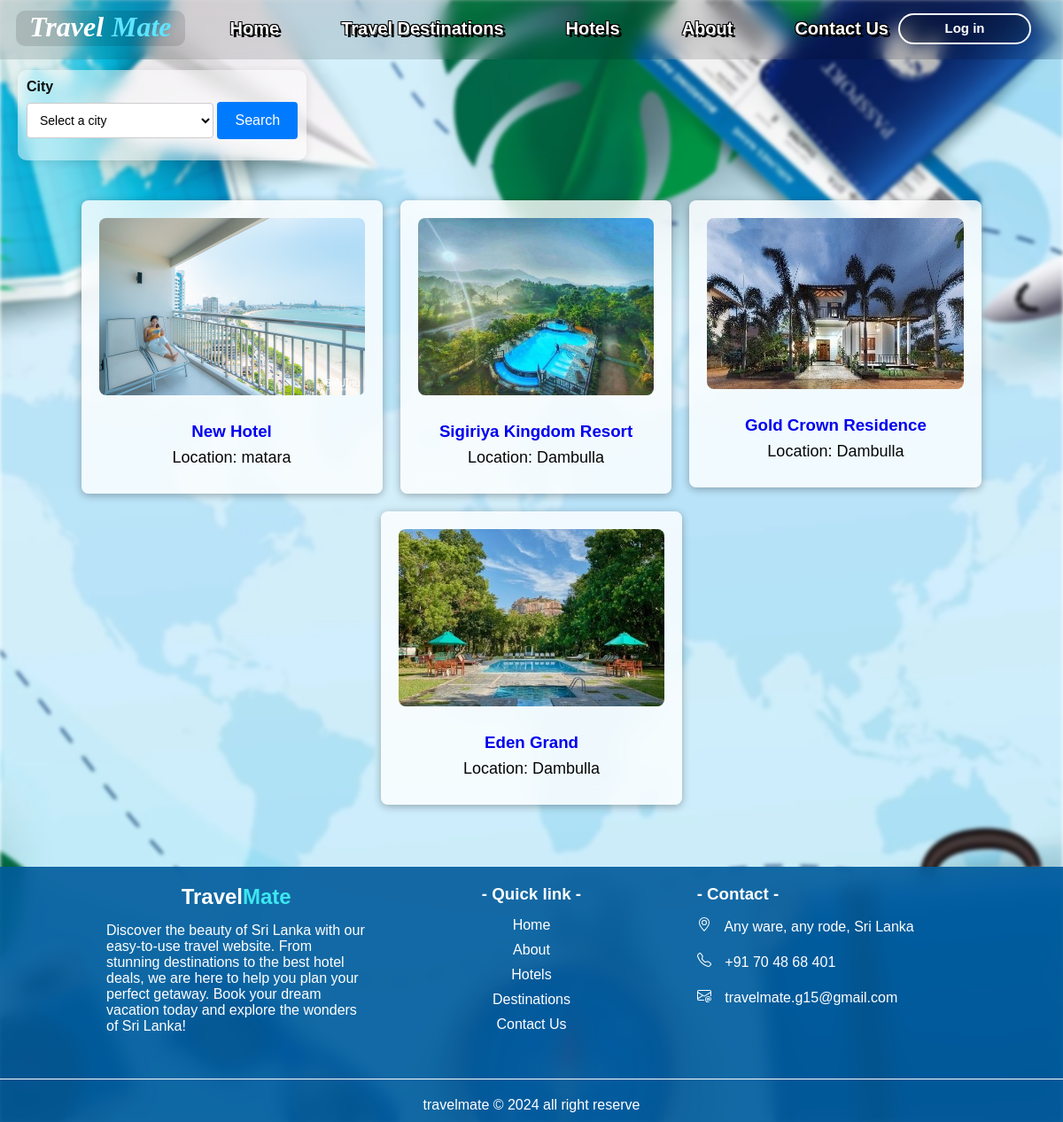
The page /hotel_list.php on the database its author committed.
### tables this page shows
CREATE TABLE `hotels` (
  `hotel_id` int(11) NOT NULL,
  `hotel_name` varchar(100) NOT NULL,
  `total_rooms` int(11) NOT NULL,
  `user_id` int(11) DEFAULT NULL,
  `description` varchar(20) NOT NULL,
  `location` varchar(255) DEFAULT NULL,
  `city_id` int(255) NOT NULL
);

### hotel_list.php (the view, shortened to what this page needs)
<!DOCTYPE html>
<html lang="en">
<head>
    <link rel="stylesheet" href="hotel_list.css">
    <link href="https://unpkg.com/boxicons@2.1.4/css/boxicons.min.css" rel="stylesheet"/>
    <link href="https://cdn.jsdelivr.net/npm/remixicon@3.2.0/fonts/remixicon.css" rel="stylesheet"/>
</head>
<body>
    <?php include 'header.php'; ?>
     <div class="search">
    <form action="hotel_list.php" method="GET">
        <label for="city">City</label>
        <select id="city" name="city">
            <option value="">Select a city</option>
        </select>
        <button id="search" type="submit">Search</button>
    </form>
    </div>
    <main class="hotel-container">
        <?php
        $query = "SELECT h.hotel_id, h.hotel_name, h.location,
                         (SELECT image_path FROM hotel_images WHERE hotel_images.hotel_id = h.hotel_id ORDER BY image_id ASC LIMIT 1) AS first_image
                  FROM hotels h
                  LEFT JOIN hotel_destinations hd ON h.hotel_id = hd.hotel_id
                  LEFT JOIN destinations d ON hd.destination_id = d.destination_id
                  WHERE 1=1";
        $query .= " GROUP BY h.hotel_id, h.hotel_name, h.location
                     ORDER BY h.hotel_id";
        $result = $conn->query($query);
        if ($result === false) {
            echo "<p>Error executing query: " . htmlspecialchars($conn->error) . "</p>";
        } elseif ($result->num_rows > 0) {
            while ($hotel = $result->fetch_assoc()) {
                echo "<a href='room_list.php?id=" . htmlspecialchars($hotel['hotel_id']) . "' class='view-details'>";
                echo "<div class='hotel'>";
                echo "<img src='" . htmlspecialchars($hotel['first_image']) . "' alt='Hotel Image' class='hotel-image'>";
                echo "<div class='hotel-details'>";
                echo "<h3>" . htmlspecialchars($hotel['hotel_name']) . "</h3>";
                echo "<p>Location: " . htmlspecialchars($hotel['location']) . "</p>";
                echo "</div>";
                echo "</div>";
                echo "</a>";
            }
        } else {
            echo "<p>No hotels available.</p>";
        }
        ?>
    </main>
        <div class="foot"><?php include 'footer.php'; ?></div>
</body>
</html>

### hotel_list.css (style rules this page uses)
* { margin: 0; padding: 0; box-sizing: border-box; text-decoration: none; border: none; scroll-behavior: smooth; font-family: 'Josefin Sans', sans-serif; }
body { margin-top: 5.5vh; padding: 0 20px; }
.foot { margin-left: -20px; margin-right: -20px; }
form { backdrop-filter: blur(8.5px); background-color: #ffffff70; padding: 10px; margin: 5px auto; border-radius: 10px; box-shadow: 0 2px 10px rgba(0, 0, 0, 0.1); display: inline-block; align-items:center; transition: 0.3s ease; }
select { padding: 10px; font-size: 14px; border: 1px solid #ccc; border-radius: 4px; margin-bottom: 15px; background-color: #fff; transition: 0.3s ease; }
label { font-weight: bold; margin-bottom: 8px; display: block; color: #0c0b0b; }
button[type="submit"] { background-color: #007bff; color: white; padding: 12px 20px; font-size: 16px; border: none; border-radius: 4px; cursor: pointer; transition: background-color 0.3s ease; }
.hotel-container { display: flex; flex-wrap: wrap; justify-content: center; gap: 20px; max-width: 100%; padding: 40px 20px; }
.hotel { backdrop-filter: blur(12px); padding: 20px; border-radius: 8px; box-shadow: 0 2px 10px rgba(0, 0, 0, 0.3); flex: 1 1 calc(50% - 20px); display: flex; flex-direction: column; gap: 20px; box-sizing: border-box; overflow: hidden; align-items: center; transition: 0.3s ease; background-color: rgba(255, 255, 255, 0.8); }
.hotel-image { max-width: 300px; max-height: 200px; width: 100%; height: auto; border-radius: 8px; transition: 0.3s ease; }
.hotel-details { text-align: center; padding: 10px; }
.hotel-details p { font-size: 18px; color: #060606; margin-top: 8px; }

### header.css (style rules this page uses)
*, *::before, *::after { box-sizing: border-box; }

### footer.css (style rules this page uses)
* { margin: 0; padding: 0; box-sizing: border-box; }
body { font-family: Arial, sans-serif; }

### rows shown on the page
hotels: shows a picture, hotel_name "New Hotel", location "matara"
hotels: shows a picture, hotel_name "Sigiriya Kingdom Resort", location "Dambulla"
hotels: shows a picture, hotel_name "Gold Crown Residence", location "Dambulla"
hotels: shows a picture, hotel_name "Eden Grand", location "Dambulla"
